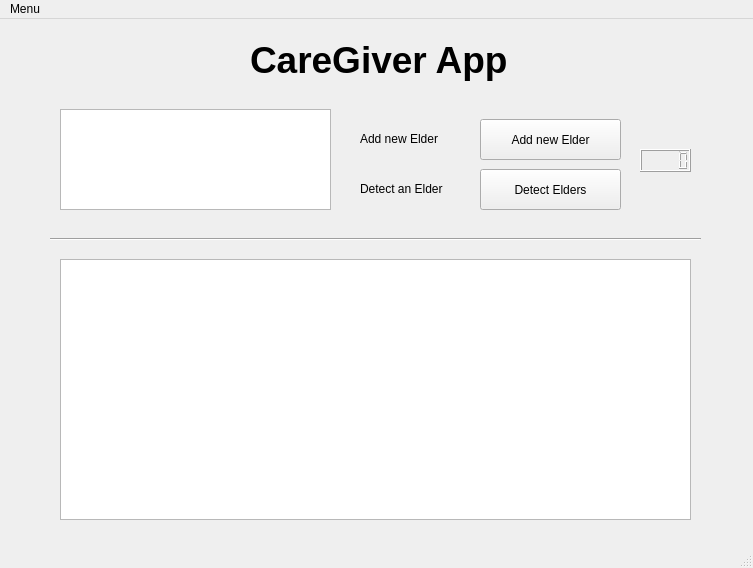
<?xml version="1.0" encoding="UTF-8"?>
<ui version="4.0">
 <class>MainWindow</class>
 <widget class="QMainWindow" name="MainWindow">
  <property name="geometry">
   <rect>
    <x>0</x>
    <y>0</y>
    <width>753</width>
    <height>568</height>
   </rect>
  </property>
  <property name="windowTitle">
   <string>CareGiver Elder Home App</string>
  </property>
  <widget class="QWidget" name="centralwidget">
   <widget class="QPushButton" name="pushButton">
    <property name="geometry">
     <rect>
      <x>480</x>
      <y>100</y>
      <width>141</width>
      <height>41</height>
     </rect>
    </property>
    <property name="text">
     <string>Add new Elder</string>
    </property>
   </widget>
   <widget class="QPushButton" name="pushButton_2">
    <property name="geometry">
     <rect>
      <x>480</x>
      <y>150</y>
      <width>141</width>
      <height>41</height>
     </rect>
    </property>
    <property name="text">
     <string>Detect Elders</string>
    </property>
   </widget>
   <widget class="Line" name="line">
    <property name="geometry">
     <rect>
      <x>50</x>
      <y>210</y>
      <width>651</width>
      <height>20</height>
     </rect>
    </property>
    <property name="orientation">
     <enum>Qt::Horizontal</enum>
    </property>
   </widget>
   <widget class="QLabel" name="label">
    <property name="geometry">
     <rect>
      <x>360</x>
      <y>110</y>
      <width>101</width>
      <height>20</height>
     </rect>
    </property>
    <property name="text">
     <string>Add new Elder</string>
    </property>
   </widget>
   <widget class="QLabel" name="label_2">
    <property name="geometry">
     <rect>
      <x>360</x>
      <y>160</y>
      <width>101</width>
      <height>20</height>
     </rect>
    </property>
    <property name="text">
     <string>Detect an Elder</string>
    </property>
   </widget>
   <widget class="QTableView" name="tableView">
    <property name="geometry">
     <rect>
      <x>60</x>
      <y>240</y>
      <width>631</width>
      <height>261</height>
     </rect>
    </property>
   </widget>
   <widget class="QLCDNumber" name="lcdNumber">
    <property name="geometry">
     <rect>
      <x>640</x>
      <y>130</y>
      <width>51</width>
      <height>23</height>
     </rect>
    </property>
   </widget>
   <widget class="QLabel" name="label_3">
    <property name="geometry">
     <rect>
      <x>250</x>
      <y>0</y>
      <width>271</width>
      <height>81</height>
     </rect>
    </property>
    <property name="font">
     <font>
      <pointsize>28</pointsize>
      <weight>75</weight>
      <bold>true</bold>
     </font>
    </property>
    <property name="text">
     <string>CareGiver App</string>
    </property>
   </widget>
   <widget class="QGraphicsView" name="graphicsView">
    <property name="geometry">
     <rect>
      <x>60</x>
      <y>90</y>
      <width>271</width>
      <height>101</height>
     </rect>
    </property>
   </widget>
  </widget>
  <widget class="QMenuBar" name="menubar">
   <property name="geometry">
    <rect>
     <x>0</x>
     <y>0</y>
     <width>753</width>
     <height>21</height>
    </rect>
   </property>
   <widget class="QMenu" name="menuMenu">
    <property name="title">
     <string>Menu</string>
    </property>
    <addaction name="actionExit"/>
   </widget>
   <addaction name="menuMenu"/>
  </widget>
  <widget class="QStatusBar" name="statusbar"/>
  <action name="actionExit">
   <property name="text">
    <string>Exit</string>
   </property>
  </action>
 </widget>
 <resources/>
 <connections/>
</ui>
